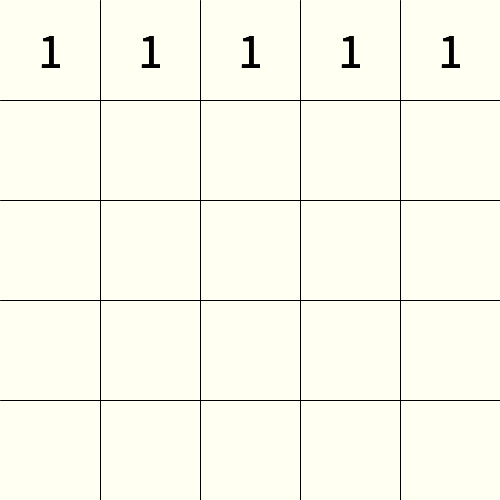
Frame 1 (no input)
Frame 60 (the mouse pressed at the canvas centre just before this capture): identical to frame 1, image omitted
Frame 120 (the mouse held since frame 60 and released just before this capture): identical to frame 1, image omitted

The Processing sketch that drew this single still picture (run headless with seeded random() and noise(); from frame 60 on, the mouse is pressed at the canvas centre):

// Processing sketch: week06_1_schulte_table01_line_fill_textSize_text_for
// ── week06_1_schulte_table01_line_fill_textSize_text_for.pde
//week06_1_schulte_table01_line_fill_textSize_text_for
void setup(){
  size(500,500);
}
void draw(){
  background(#FFFFF2);
  line(0,100,500,100);
  line(0,200,500,200);
  line(0,300,500,300);
  line(0,400,500,400);
  
  line(100,0,100,500);
  line(200,0,200,500);
  line(300,0,300,500);
  line(400,0,400,500);
  fill(0);//黑色的字
  textSize(50);
  textAlign(CENTER,CENTER);
  for(int y=50;y<=450;y+=100){
    text("1",50,50);
    text("1",150,50);
    text("1",250,50);
    text("1",350,50);
    text("1",450,50);
  }
}
